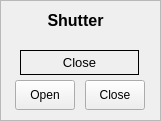
  <widget class="QFrame" name="frame_4" >
   <property name="geometry" >
    <rect>
     <x>10</x>
     <y>470</y>
     <width>161</width>
     <height>121</height>
    </rect>
   </property>
   <property name="frameShape" >
    <enum>QFrame::StyledPanel</enum>
   </property>
   <property name="frameShadow" >
    <enum>QFrame::Raised</enum>
   </property>
   <widget class="QLabel" name="lbShutter" >
    <property name="geometry" >
     <rect>
      <x>35</x>
      <y>10</y>
      <width>81</width>
      <height>21</height>
     </rect>
    </property>
    <property name="font" >
     <font>
      <pointsize>12</pointsize>
      <weight>75</weight>
      <bold>true</bold>
     </font>
    </property>
    <property name="frameShape" >
     <enum>QFrame::NoFrame</enum>
    </property>
    <property name="frameShadow" >
     <enum>QFrame::Raised</enum>
    </property>
    <property name="text" >
     <string>Shutter</string>
    </property>
    <property name="alignment" >
     <set>Qt::AlignCenter</set>
    </property>
   </widget>
   <widget class="CAPushButton" name="capbShutter_1" >
    <property name="geometry" >
     <rect>
      <x>15</x>
      <y>80</y>
      <width>60</width>
      <height>30</height>
     </rect>
    </property>
    <property name="text" >
     <string>Open</string>
    </property>
    <property name="buttonType" >
     <enum>CAPushButton::PulseButton</enum>
    </property>
    <property name="pvname" >
     <string>EC1_SHU_OP_ECMD</string>
    </property>
    <property name="truelabel" >
     <string>Open</string>
    </property>
    <property name="falselabel" >
     <string>Open</string>
    </property>
    <property name="selColor" >
     <color>
      <red>0</red>
      <green>170</green>
      <blue>0</blue>
     </color>
    </property>
    <property name="selTColor" >
     <color>
      <red>255</red>
      <green>255</green>
      <blue>255</blue>
     </color>
    </property>
   </widget>
   <widget class="CAPushButton" name="capbShutter_2" >
    <property name="geometry" >
     <rect>
      <x>85</x>
      <y>80</y>
      <width>60</width>
      <height>30</height>
     </rect>
    </property>
    <property name="text" >
     <string>Close</string>
    </property>
    <property name="buttonType" >
     <enum>CAPushButton::PulseButton</enum>
    </property>
    <property name="pvname" >
     <string>EC1_SHU_CL_ECMD</string>
    </property>
    <property name="truelabel" >
     <string>Close</string>
    </property>
    <property name="falselabel" >
     <string>Close</string>
    </property>
    <property name="selColor" >
     <color>
      <red>0</red>
      <green>170</green>
      <blue>0</blue>
     </color>
    </property>
    <property name="selTColor" >
     <color>
      <red>255</red>
      <green>255</green>
      <blue>255</blue>
     </color>
    </property>
   </widget>
   <widget class="CALabel" name="calbWG_3" >
    <property name="geometry" >
     <rect>
      <x>20</x>
      <y>50</y>
      <width>119</width>
      <height>25</height>
     </rect>
    </property>
    <property name="font" >
     <font>
      <pointsize>10</pointsize>
     </font>
    </property>
    <property name="autoFillBackground" >
     <bool>true</bool>
    </property>
    <property name="frameShape" >
     <enum>QFrame::Box</enum>
    </property>
    <property name="text" >
     <string>Close</string>
    </property>
    <property name="alignment" >
     <set>Qt::AlignCenter</set>
    </property>
    <property name="pvname" >
     <string/>
    </property>
    <property name="cmode" stdset="0" >
     <enum>CALabel::Alarm</enum>
    </property>
    <property name="fillcol" stdset="0" >
     <color>
      <red>255</red>
      <green>0</green>
      <blue>0</blue>
     </color>
    </property>
    <property name="truelabel" >
     <string>Close</string>
    </property>
    <property name="falselabel" >
     <string>Open</string>
    </property>
   </widget>
   <widget class="CADisplayer" name="cadpWG_3" >
    <property name="geometry" >
     <rect>
      <x>20</x>
      <y>40</y>
      <width>60</width>
      <height>10</height>
     </rect>
    </property>
    <property name="nuformat" stdset="0" >
     <enum>CADisplayer::Integer</enum>
    </property>
    <property name="pvname" >
     <string>EC1_LANCH_SHT_STS</string>
    </property>
    <property name="lineWidth" stdset="0" >
     <number>1</number>
    </property>
    <property name="fillcol" stdset="0" >
     <color>
      <red>255</red>
      <green>255</green>
      <blue>0</blue>
     </color>
    </property>
   </widget>
  </widget>
